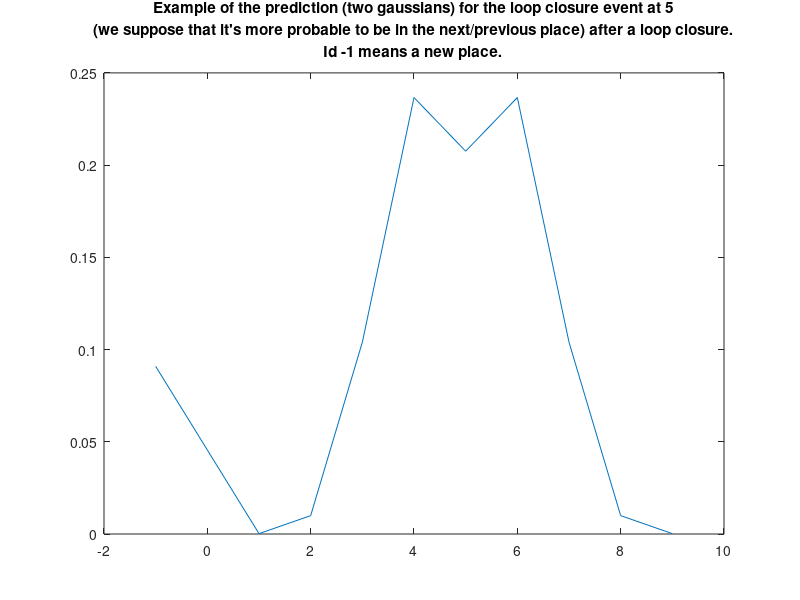
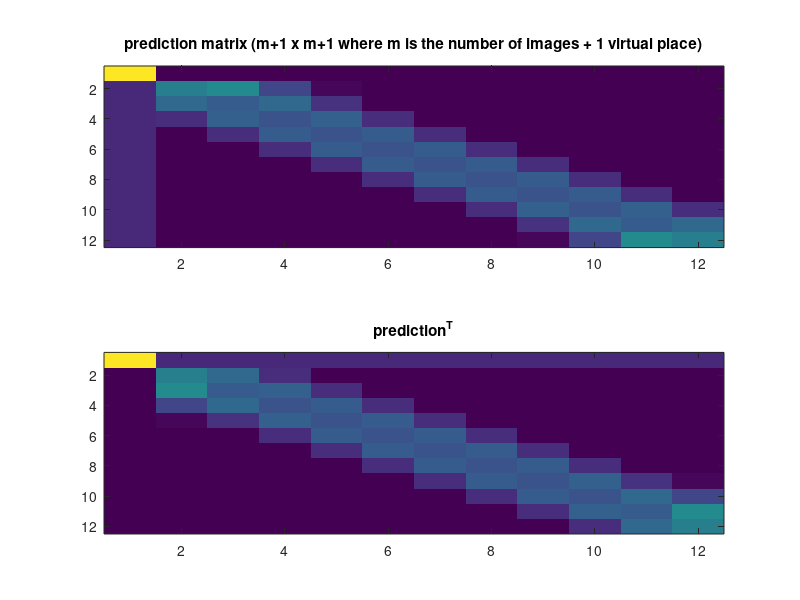

These charts were generated, in order, by the following MATLAB code: (Note: this script raises an error after producing the figures.)
%%%%%%%%%%%%%%%%%%
%Example of the recursive Bayes filtering
%In this example, the memory is fixed (each new signatures aren't added to
%the memory after each iteration). The likelihood is also predefined to see
%the effect of the filter.
%%%%%%%%%%%%%%%%%%
close all
clear all

%%%%%%%%%%%%
%User inputs
%%%%%%%%%%%%
stepByStep = 0; %If we want a pause after each iteration (1) otherwise batch mode (0)
usePrefinedGaussians = 0;
loopThreshold = 0.3;
%%%%%%%%%%%%

%Based on the very simple example on discrete recursive Bayes filter found 
%in the green book p. 543 
%(Russel and Norvig : Artificial Intelligence - A Modern Approach)

m = 11; %image counts in the working memory (virtual place included)
nIter = 10; %iterations
virtualPlacePrior = 0.8;

% likelihood = rand(nIter,m);
likelihood = [0.537812527177546,0.973823826601782,0.679517492334616,0.511334385523834,0.133172784517682,0.616295123827850,0.333032553637148,0.0931269898117809,0.834956800914038,0.789846368465099,0.966949104425550,0.646502710583242;0.134060600345818,0.764640454269780,0.704121891203037,0.914142330394849,0.295008954572581,0.669364170554407,0.413416552284401,0.319027136248953,0.325143400597060,0.913520615552384,0.208804360594363,0.128169077499018;0.540947224212142,0.243683930209342,0.460884056746050,0.0919339388425310,0.166627082935154,0.0372015327510951,0.414348152562633,0.886961614706448,0.367639299837922,0.533254359985603,0.520476252773875,0.0813205028568441;0.857368192475905,1,2,8,2,1,0.414348152562633,0.413416552284401,0.794839466004007,0.804076444490502,0.225546129397670,0.659227054221110;0.198017363329941,0.137854510225166,1,2,8,2,1,0.414348152562633,0.0993087162421777,0.562660356611037,0.567197873830803,0.0273988510815916;0.155609101290637,0.629811667025549,0.0762044335388465,1,2,8,2,1,0.414348152562633,0.750876451961769,0.998163526074098,0.985179800828888;0.0613777678138677,0.857014692659853,0.444624971046257,0.785375111038118,1,2,8,2,1,0.414348152562633,0.131865336731199,0.539330947126751;0.661073988932246,0.899798333270360,0.165706296551124,0.602400257965727,0.218271272437479,1,2,8,2,1,0.414348152562633,0.373834916709097;0.0186026419313314,0.348368402231864,0.398748973477181,0.465908353449366,0.706077628393318,0.522221302087482,1,2,8,2,1,0.414348152562633;0.291102936564625,0.486310193286963,0.920584670910461,0.298131346189007,0.0390136924156214,0.567617714955188,0.901802906347484,1,2,8,2,1;];
likelihoodNormalized = ones(nIter,m+1);

%Initialize the prediction matrix
%first row is for the virtual place (loop closure)
%next rows are for each already visited place
prediction = zeros(m+1,m+1);
%Gaussians...
if(usePrefinedGaussians == 0)
    %A-Create prediction with two gaussians    
    x = 1:1:m;
    for i=1:m
        y1 = gaussmf(x, [0.8 i-1]);
        y2 = gaussmf(x, [0.8 i+1]);
        y = y1+y2;
        y = (y / sum(y));
        prediction(i+1,:) = [0.1 y];
        %normalize
        prediction(i+1,:) = prediction(i+1,:) / sum(prediction(i+1,:));
    end
    prediction(1,:) = [virtualPlacePrior ones(1,m)*0.1/(m)];
    
    %Example
    x=1:1:9;
    y=gaussmf(x,[0.8 4])+gaussmf(x,[0.8 6]);
    y=y/sum(y);
    y=[0.1 y];
    y=y/sum(y);
    figure(1);
    plot([-1 x],y)
    title(['Example of the prediction (two gaussians) for the loop closure event at 5' char(10) '(we suppose that it''s more probable to be in the next/previous place) after a loop closure.' char(10) 'Id -1 means a new place.'])
    
else
    %B-Create prediction using predefined values (representing approximativaly 
    %a sum of gaussian curves)
    %(like implemented in c++, AvpdCore::BayesFilter::generatePrediction())
    %Format of predictionLC = {virtualPlace LoopCLosure neighbor-1 neighbor+1 neighbor-2 neighbor+2...}
    predictionLC = [0.1 0.175 0.1 0.275 0.05 0.15 0.025 0.025]; %Forward probabilities
%     predictionLC = [0.1 0.19 0.24 0.24 0.1 0.1 0.01 0.01]; %equal backward/forward
    prediction = generatePrediction(virtualPlacePrior, predictionLC, m);
    
    %Example
    x=1:1:9;
    smallValue = (1-sum(predictionLC)) / length(x-5);
    y = [predictionLC(1) smallValue predictionLC(7) predictionLC(5) predictionLC(3) predictionLC(2) predictionLC(4) predictionLC(6) predictionLC(8) smallValue];
    y=y/sum(y);
    figure(1);
    plot([-1 x],y)
    title(['Example of the prediction (predefined pdf) for the loop closure event at 5' char(10) '(we suppose that it''s more probable to be in the next and/or previous place) after a loop closure.' char(10) 'Id -1 means a new place.'])
end

%Initialize the prior with "no loop closure event"
prior = zeros(nIter+1, m+1);
prior(1,:) = prediction(1,:);

figure(2)
subplot(211)
imagesc(prediction)
title('prediction matrix (m+1 x m+1 where m is the number of images + 1 virtual place)')
subplot(212)
imagesc(prediction')
title('prediction^T')

statusLoop = zeros(1,nIter);

loopClosureId = 0;
for iter=1:nIter      
    %reset loopClosureId
    loopClosureId = 0;
    
    %Adjust likelihood
    likelihoodNormalized(iter,:) = adjustLikelihood(likelihood(iter,:));
    
    %posterior = n * likelihood * (prediction x prior)
    % Note the transposed prediction'
    prior(iter+1,:) = likelihoodNormalized(iter,:) .* (prediction' * prior(iter,:)')';
    
    %normalize
    prior(iter+1,:) = prior(iter+1,:) / sum(prior(iter+1,:));
        
    % Loop closure ?
    maxLoopProb = 0;
    for i=2:m+1
        if prior(iter+1,i) > maxLoopProb
            if i >= 3 && i <= m
                if prior(iter+1,i-1)+prior(iter+1,i)+prior(iter+1,i+1) > loopThreshold
                    loopClosureId = i-1;
                    maxLoopProb = prior(iter+1,i);
                end
            elseif i == 2
                if prior(iter+1,i) + prior(iter+1,i+1) > loopThreshold
                    loopClosureId = i-1;
                    maxLoopProb = prior(iter+1,i);
                end
            else
                if prior(iter+1,i-1) + prior(iter+1,i) > loopThreshold
                    loopClosureId = i-1;
                    maxLoopProb = prior(iter+1,i);
                end
            end
        end
    end

    statusLoop(iter) = loopClosureId;

    figure(3)
    plot(statusLoop(1:iter), 'o');
    title(['Loop closure (image id)(iteration ' num2str(iter) ')'])
    xlabel('Iteration')
    ylabel('Loop closure id')
    
    figure(4)
    subplot(411)
    plot(prior(iter,:)');
    title(['prior (iteration ' num2str(iter) ')'])
    subplot(412)
    plot((prediction' * prior(iter,:)')');
    title('prediction^T x prior')
    subplot(413)
    plot(likelihoodNormalized(iter,:));
    title('likelihoodNormalized')
    subplot(414)
    plot(prior(iter+1,:));
    title('posterior = n * likelihood * (prediction^T x prior)')
    
    if(stepByStep ~=0)
        disp('Press any key to continue...')
        pause
    end
end

figure(5)
subplot(3,1,1)
plot(likelihood');
title('likelihood')
subplot(3,1,2)
plot(likelihoodNormalized');
title('likelihoodNormalized')
subplot(3,1,3)
plot(prior');
title('posterior')

%% We simulate here when the neighbors of id=4 don't exist...
% On loop closure, the pdf is {1 ... 1 2 3 5 3 1...} where the
% first 3 is the center... (its a forward probability)
% No loop closure, the pdf is {10 1 1 1 1 1 1....}
figure(6)
tmp=[10,1,1,1,1,1,1,1,1,1,1;
    1,6,5,4,0,0,0,0,0,0,0;
    1,3,3,9,0,0,0,0,0,0,0;
    1,1,2,12,0,0,0,0,0,0,0;
    1,0,0,0,15,0,0,0,0,0,0;
    1,0,0,0,0,6,5,3,1,0,0;
    1,0,0,0,0,3,3,5,3,1,0;
    1,0,0,0,0,1,2,3,5,3,1;];
subplot(211)
imagesc(tmp)
title('Example of the effect of forgotten neighbors (around 5) on a prediction matrix')
subplot(212)
imagesc(tmp')
title('prediction^T')
